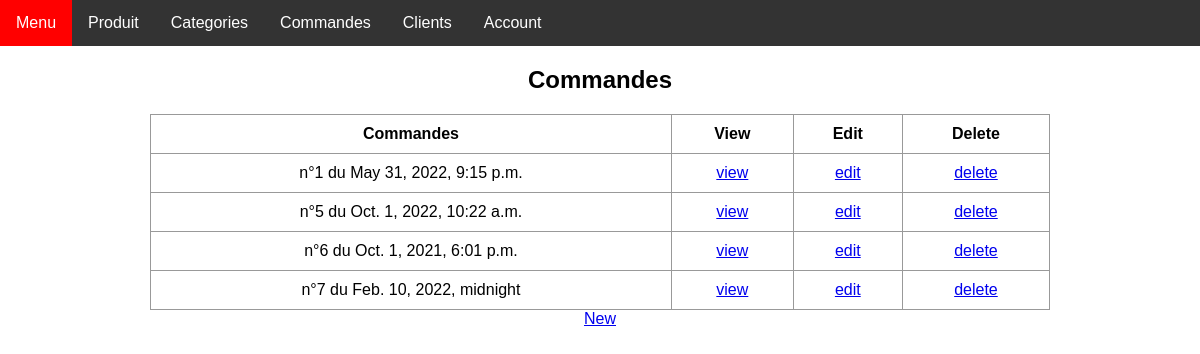
Page /employer/commandes/list/ on the earlier database version.
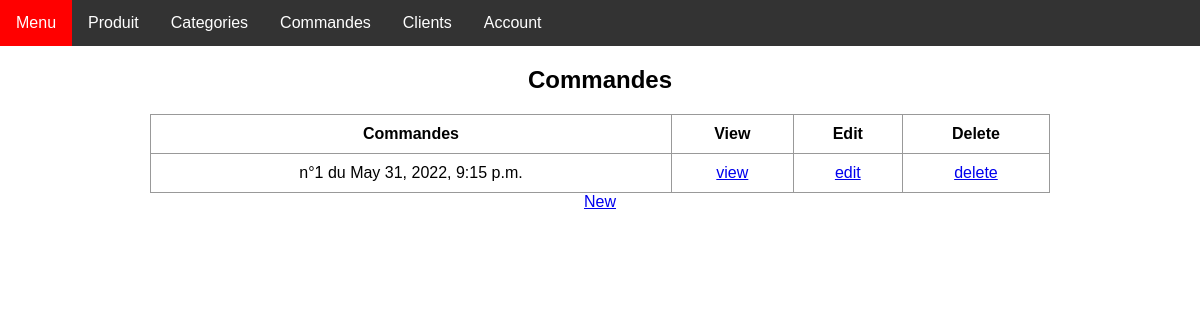
Same page on the later database version.
### employer/models.py (models this page shows, shortened)
class Commandes(models.Model):
    client = models.ForeignKey(Clients,on_delete=models.CASCADE)
    date = models.DateTimeField()
    commande = models.TextField(null=False,default="{}")

### employer/views/commandes/commandes_list.py (the view)
# urls.py: path('commandes/list/', CommandesListView.as_view(), name='commandes_list'),
class CommandesListView(ListView):
    model = Commandes
    template_name = "commandes/commandes_list.html"

### employer/templates/commandes/commandes_list.html (shortened to what this page needs)
{% extends "main.html" %}
{% block content %}
<h2 class="form-title">Commandes</h2>
<table class="table table-fluid">
    <thead>
        <tr>
            <th>Commandes</th>
            <th>View</th>
            <th>Edit</th>
            <th>Delete</th>
        </tr>
    </thead>
    <tbody>
        {% for Commandes in object_list %}
        <tr>
            <td>n°{{ Commandes.id }} du {{ Commandes.date }}</td>
            <td><a href="{% url "commandes_show" Commandes.id %}">view</a></td>
            <td><a href="{% url "commandes_update" Commandes.id %}">edit</a></td>
            <td><a href="{% url "commandes_delete" Commandes.id %}">delete</a></td>
        </tr>
        {% endfor %}
    </tbody>
</table>
<a href="{% url "commandes_create" %}">New</a>
</div>
{% endblock %}

### employer/templates/main.html (shortened to what this page needs)
<!DOCTYPE html>
<html lang="fr">
<head>
    {% load static %}
    <link rel="stylesheet" href="{% static 'css/main.css' %}">
    <link rel="stylesheet" href="https://cdnjs.cloudflare.com/ajax/libs/selectize.js/0.12.6/css/selectize.bootstrap3.min.css" />
</head>
<body>
    <div class="navbar">
        <a href="{% url "home"%}">Menu</a>
        <div class="subnav">
          <button class="subnavbtn">Produit </button>
        </div>
        <div class="subnav">
          <button class="subnavbtn">Categories </button>
        </div>
        <div class="subnav">
          <button class="subnavbtn">Commandes </button>
        </div>
        <div class="subnav">
          <button class="subnavbtn">Clients </button>
        </div>
        {% if user.is_authenticated %}
        <div class="subnav">
          <button class="subnavbtn">{{ user.get_username }}<i class="fa fa-caret-down"></i></button>
          <div class="subnav-content">
            <a href="{% url "logout"%}">Logout</a>
          </div>
        </div>
        {% else %}
        <div class="subnav">
          <button class="subnavbtn">Account</button>
        </div>
        {% endif %}
      </div>
    <div id="content">
        {% block content %}
        {% endblock %}
</body>
</html>

### employer/static/css/main.css (style rules this page uses)
body { font-family: Arial, Helvetica, sans-serif; margin: 0; }
.navbar { overflow: hidden; background-color: #333; }
.navbar a { float: left; font-size: 16px; color: white; text-align: center; padding: 14px 16px; text-decoration: none; }
.subnav { float: left; overflow: hidden; }
.subnav .subnavbtn { font-size: 16px; border: none; outline: none; color: white; padding: 14px 16px; background-color: inherit; font-family: inherit; margin: 0; }
table { border-collapse: collapse; width: 100%; overflow: scroll; margin: auto; }
td, th { border: 1px solid #999; padding: 0.5rem; text-align: left; padding: 10px; text-align: center; }
#content { width: 75%; display: flex; justify-content: center; flex-direction: column; text-align: center; margin: auto; }

Differences in the rows shown:
removed Commandes: id "5", date "Oct. 1, 2022, 10:22 a.m."
removed Commandes: id "6", date "Oct. 1, 2021, 6:01 p.m."
removed Commandes: id "7", date "Feb. 10, 2022, midnight"
